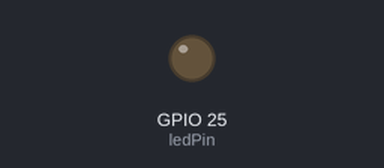
Bench run of a sketch on a simulated ESP32. On the bench: output pins drawn as LEDs (lit = HIGH).

Above: at 0.2 s.
At 8.3 s:
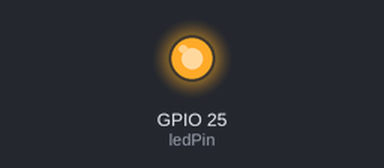
Timing chart, 0 to 8.8 s (numbered marks = the images above):
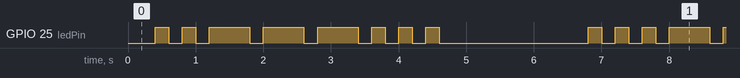

The sketch:

ex03.ino
```cpp
const int ledPin = 25;
unsigned long lastMillis = 0;

// 定义SOS的节奏：状态 = {亮时间, 灭时间, 重复次数}
struct Blink { int on; int off; int count; };
Blink sos[] = {
  {200, 200, 3},  // 三短闪
  {600, 200, 3},  // 三长闪
  {200, 200, 3},  // 三短闪
  {0, 2000, 1}    // 长停顿（亮0ms=灭）
};
int patternIndex = 0; // 当前节奏组索引
int blinkCount = 0;   // 当前组内闪烁次数
int state = 0;        // 0=亮，1=灭

void setup() {
  pinMode(ledPin, OUTPUT);
}

void loop() {
  unsigned long now = millis();
  Blink current = sos[patternIndex];

  if (now - lastMillis >= (state == 0 ? current.on : current.off)) {
    lastMillis = now;
    if (state == 0) {
      digitalWrite(ledPin, LOW);  // 灭
      state = 1;
      blinkCount++;
      // 当前组闪烁次数够了，切换到下一组
      if (blinkCount >= current.count) {
        blinkCount = 0;
        patternIndex = (patternIndex + 1) % 4; // 循环4组
      }
    } else {
      digitalWrite(ledPin, HIGH); // 亮
      state = 0;
    }
  }
}
```

Measured:
- by itself, GPIO 25 (ledPin): repeats every 6.8 s: LOW 0.20 s, HIGH 0.20 s, 3 × (LOW 0.20 s, HIGH 0.60 s), 3 × (LOW 0.20 s, HIGH 0.20 s), LOW 2.2 s, HIGH 0.20 s, LOW 0.20 s, HIGH 0.20 s
- by itself, everything shown: repeats every 6.8 s, in 20 steps
